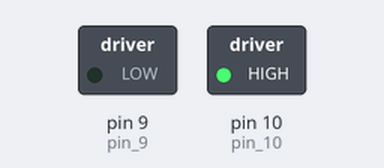
Recording of a sketch running on a simulated Arduino Uno, built with avr-gcc and run on an emulated ATmega328P. Shown: switched loads named in the sketch (green lamp = pin HIGH).

Above: at 1.0 s.
At 5.0 s:
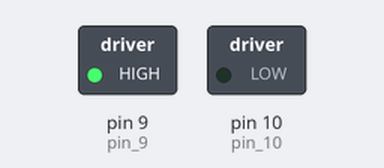
At 7.0 s:
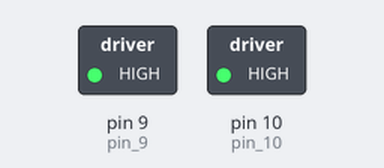
Timing chart, 0 to 10.4 s (numbered marks = the images above):
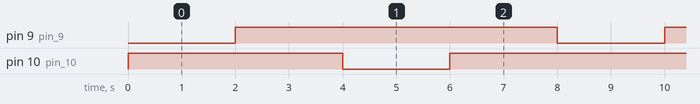

The sketch:

motor.ino
```cpp
#define pin_9 9
#define pin_10 10

void setup() {
  Serial.begin(9600);
  pinMode(pin_9, OUTPUT);
  pinMode(pin_10, OUTPUT);
}

void check_ds(char d, int s) {
  if (d == 'r' && s >= 0 && s <= 255) {
    analogWrite(pin_9, s);
    digitalWrite(pin_9, 0);
    digitalWrite(pin_10, 1);
    delay(2000);
  } else if (d == 'l' && s >= 0 && s <= 255) {
    analogWrite(pin_10, s);
    digitalWrite(pin_9, 1);
    digitalWrite(pin_10, 0);
    delay(2000);
  } else if (d == 's' || s < 0 || s > 255) {
    analogWrite(pin_9, 0);
    analogWrite(pin_10, 0);
    digitalWrite(pin_9, 1);
    digitalWrite(pin_10, 1);
    delay(2000);
  }
}

void loop() {
  check_ds('r', 255);
  check_ds('l', -2);
  check_ds('l', 100);
  check_ds('s', 0);
}
```

Measured:
- by itself, pin 9 (pin_9): alternates HIGH for 6.0 s and LOW for 2.0 s
- by itself, pin 10 (pin_10): repeats every 8.0 s: LOW 2.0 s, HIGH 6.0 s
